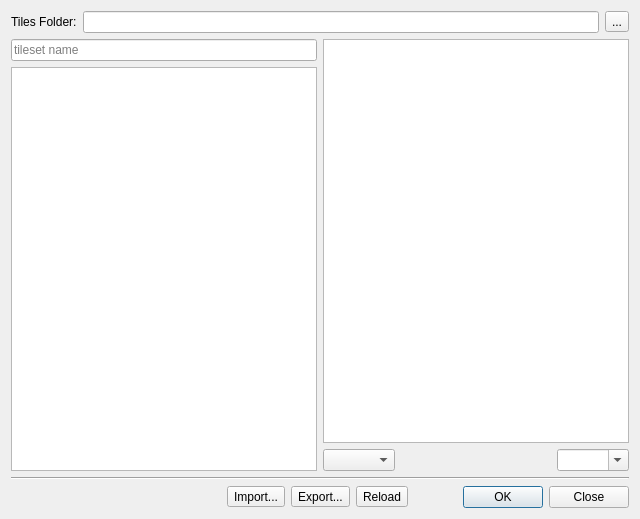
<?xml version="1.0" encoding="UTF-8"?>
<ui version="4.0">
 <class>TileMetaInfoDialog</class>
 <widget class="QDialog" name="TileMetaInfoDialog">
  <property name="geometry">
   <rect>
    <x>0</x>
    <y>0</y>
    <width>640</width>
    <height>519</height>
   </rect>
  </property>
  <property name="windowTitle">
   <string>Tilesets</string>
  </property>
  <layout class="QGridLayout" name="gridLayout">
   <item row="0" column="0">
    <layout class="QHBoxLayout" name="horizontalLayout_2">
     <item>
      <widget class="QLabel" name="label">
       <property name="text">
        <string>Tiles Folder:</string>
       </property>
      </widget>
     </item>
     <item>
      <widget class="QLineEdit" name="editTiles">
       <property name="readOnly">
        <bool>true</bool>
       </property>
      </widget>
     </item>
     <item>
      <widget class="QToolButton" name="browseTiles">
       <property name="text">
        <string>...</string>
       </property>
      </widget>
     </item>
    </layout>
   </item>
   <item row="1" column="0">
    <layout class="QHBoxLayout" name="horizontalLayout_XXX">
     <item>
      <layout class="QVBoxLayout" name="tilesetLayout">
       <item>
        <widget class="QLineEdit" name="filterEdit">
         <property name="placeholderText">
          <string>tileset name</string>
         </property>
         <property name="clearButtonEnabled">
          <bool>true</bool>
         </property>
        </widget>
       </item>
       <item>
        <widget class="QListWidget" name="tilesets">
         <property name="sizePolicy">
          <sizepolicy hsizetype="Preferred" vsizetype="Expanding">
           <horstretch>0</horstretch>
           <verstretch>0</verstretch>
          </sizepolicy>
         </property>
        </widget>
       </item>
       <item>
        <layout class="QHBoxLayout" name="toolBarLayout"/>
       </item>
      </layout>
     </item>
     <item>
      <layout class="QVBoxLayout" name="tilesLayout">
       <item>
        <widget class="Tiled::Internal::MixedTilesetView" name="tiles"/>
       </item>
       <item>
        <layout class="QHBoxLayout" name="horizontalLayout_3">
         <item>
          <widget class="QComboBox" name="enums"/>
         </item>
         <item>
          <spacer name="horizontalSpacer_2">
           <property name="orientation">
            <enum>Qt::Horizontal</enum>
           </property>
           <property name="sizeHint" stdset="0">
            <size>
             <width>40</width>
             <height>20</height>
            </size>
           </property>
          </spacer>
         </item>
         <item>
          <widget class="QComboBox" name="scaleComboBox">
           <property name="editable">
            <bool>true</bool>
           </property>
          </widget>
         </item>
        </layout>
       </item>
      </layout>
     </item>
    </layout>
   </item>
   <item row="2" column="0">
    <widget class="Line" name="line">
     <property name="orientation">
      <enum>Qt::Horizontal</enum>
     </property>
    </widget>
   </item>
   <item row="3" column="0">
    <layout class="QHBoxLayout" name="horizontalLayout_5">
     <item>
      <layout class="QHBoxLayout" name="undoRedoLayout"/>
     </item>
     <item>
      <spacer name="horizontalSpacer">
       <property name="orientation">
        <enum>Qt::Horizontal</enum>
       </property>
       <property name="sizeHint" stdset="0">
        <size>
         <width>40</width>
         <height>20</height>
        </size>
       </property>
      </spacer>
     </item>
     <item>
      <widget class="QToolButton" name="buttonImport">
       <property name="text">
        <string>Import...</string>
       </property>
      </widget>
     </item>
     <item>
      <widget class="QToolButton" name="buttonExport">
       <property name="text">
        <string>Export...</string>
       </property>
      </widget>
     </item>
     <item>
      <widget class="QToolButton" name="buttonReload">
       <property name="text">
        <string>Reload</string>
       </property>
      </widget>
     </item>
     <item>
      <widget class="QDialogButtonBox" name="buttonBox">
       <property name="orientation">
        <enum>Qt::Horizontal</enum>
       </property>
       <property name="standardButtons">
        <set>QDialogButtonBox::Close|QDialogButtonBox::Ok</set>
       </property>
      </widget>
     </item>
    </layout>
   </item>
  </layout>
  <action name="actionAdd">
   <property name="icon">
    <iconset resource="tiled.qrc">
     <normaloff>:/images/16x16/document-new.png</normaloff>:/images/16x16/document-new.png</iconset>
   </property>
   <property name="text">
    <string>Add Tilesets</string>
   </property>
   <property name="toolTip">
    <string>Add tilesets</string>
   </property>
  </action>
  <action name="actionRemove">
   <property name="icon">
    <iconset resource="tiled.qrc">
     <normaloff>:/images/16x16/edit-delete.png</normaloff>:/images/16x16/edit-delete.png</iconset>
   </property>
   <property name="text">
    <string>Remove</string>
   </property>
   <property name="toolTip">
    <string>Remove selected tileset</string>
   </property>
  </action>
  <action name="actionAddToMap">
   <property name="icon">
    <iconset resource="tiled.qrc">
     <normaloff>:/images/22x22/add.png</normaloff>:/images/22x22/add.png</iconset>
   </property>
   <property name="text">
    <string>Add tilesets to current map</string>
   </property>
  </action>
 </widget>
 <customwidgets>
  <customwidget>
   <class>Tiled::Internal::MixedTilesetView</class>
   <extends>QTableView</extends>
   <header>BuildingEditor/mixedtilesetview.h</header>
  </customwidget>
 </customwidgets>
 <resources>
  <include location="tiled.qrc"/>
 </resources>
 <connections>
  <connection>
   <sender>buttonBox</sender>
   <signal>accepted()</signal>
   <receiver>TileMetaInfoDialog</receiver>
   <slot>accept()</slot>
   <hints>
    <hint type="sourcelabel">
     <x>248</x>
     <y>254</y>
    </hint>
    <hint type="destinationlabel">
     <x>157</x>
     <y>274</y>
    </hint>
   </hints>
  </connection>
  <connection>
   <sender>buttonBox</sender>
   <signal>rejected()</signal>
   <receiver>TileMetaInfoDialog</receiver>
   <slot>reject()</slot>
   <hints>
    <hint type="sourcelabel">
     <x>316</x>
     <y>260</y>
    </hint>
    <hint type="destinationlabel">
     <x>286</x>
     <y>274</y>
    </hint>
   </hints>
  </connection>
 </connections>
</ui>
